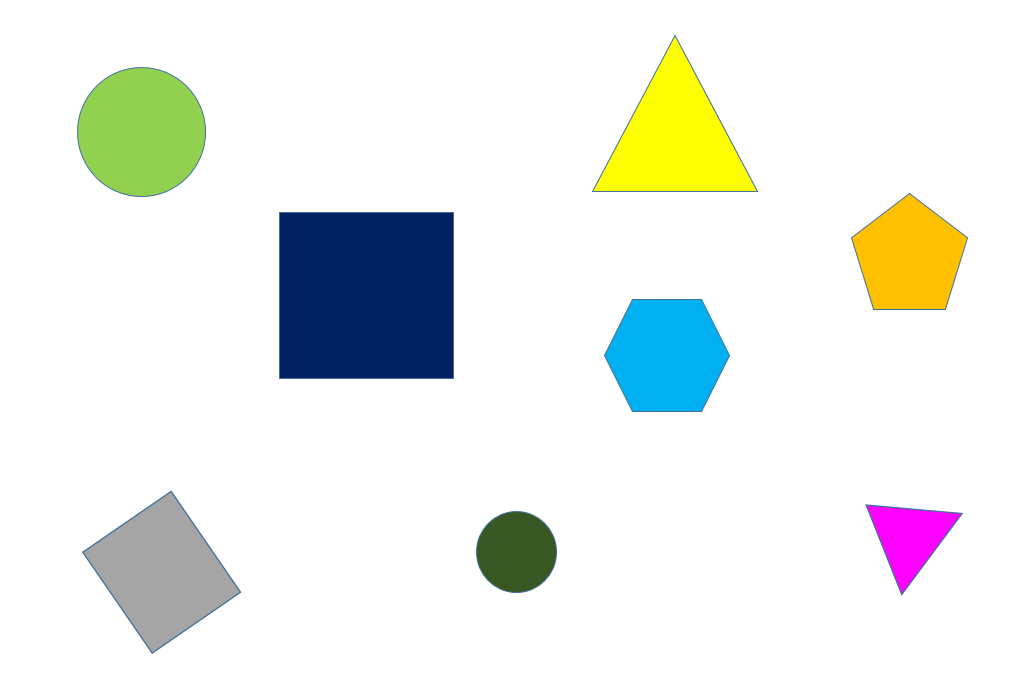
#> input picture image.PNG, 1023 x 698 px
$ python connect.py
#> lines starting #> are read from the running program, lines starting #| are printed output that depends on the picture; after the words box and inside, x2 and y2 are one past the last pixel; in counts of white or black regions, pixels touching at a corner belong together
import numpy as np
import cv2

img = cv2.imread('image.PNG')
#> img is the input picture: shape (698, 1023, 3); mean B, G, R 233.9, 238.4, 235.1

#converting to BnW
img_gray = cv2.cvtColor(img, cv2.COLOR_BGR2GRAY)
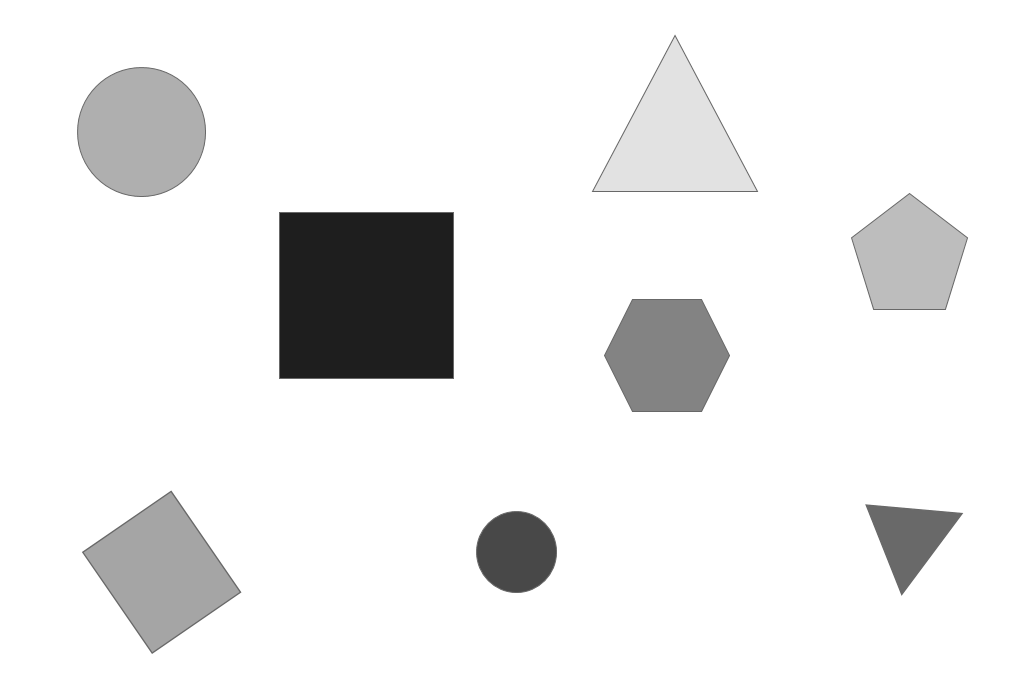
#> img_gray: shape (698, 1023); min 30, max 255, mean 236.9

#thresholding
ret, thresh = cv2.threshold(img_gray, 240, 255, 0)
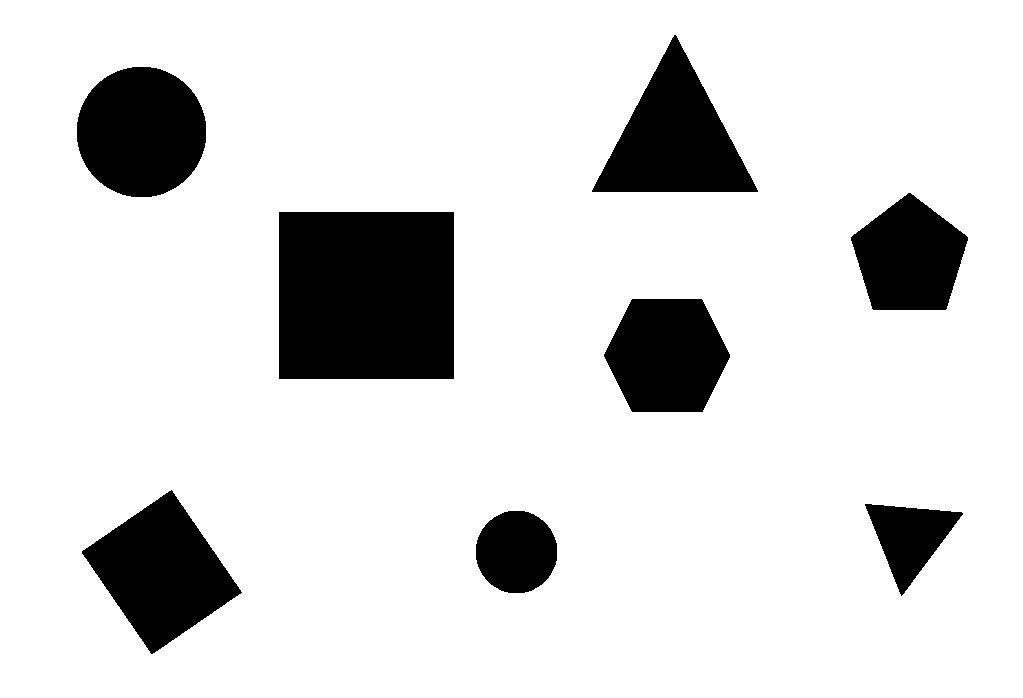
#> thresh: shape (698, 1023); 86% white; 8 black regions

#finding and printing no.of contours
contours, hierarchy = cv2.findContours(thresh, cv2.RETR_TREE, cv2.CHAIN_APPROX_NONE)
#> contours = 9 contours; largest, box (x1, y1, x2, y2) and area: (0, 0, 1023, 698) 712334, (278, 211, 455, 380) 29566, (81, 489, 243, 655) 13820, (591, 34, 759, 193) 13501, (76, 66, 207, 198) 13482
print(f"NUmber of contours = {str(len(contours))}")
#| NUmber of contours = 9

#drawing contours
cv2.drawContours(img, contours, -1, (255, 255, 255), 1)
#> img: shape (698, 1023, 3); 0.07% of pixels changed, all inside (x1, y1, x2, y2) = (77, 34, 969, 654)

#function to identify centroids
def identify_centroid(image, centroid):
    cent_moment = cv2.moments(centroid)
    centroid_x = int(cent_moment['m10']/cent_moment['m00'])
    centroid_y = int(cent_moment['m01']/cent_moment['m00'])

    return image

#identifying the centroids
for (i, c) in enumerate(contours):
    orig = identify_centroid(img, c)
#> this loop made 9 passes
#> (centroid_x in identify_centroid, centroid_y in identify_centroid) on passes 1 to 9: (511, 348), (516, 551), (909, 537), (161, 571), (666, 355), (366, 295), (909, 257), (141, 131), (674, 138)

#drawing lines
img = cv2.line(img, (141, 131), (516, 551), (0, 0, 0), 1)
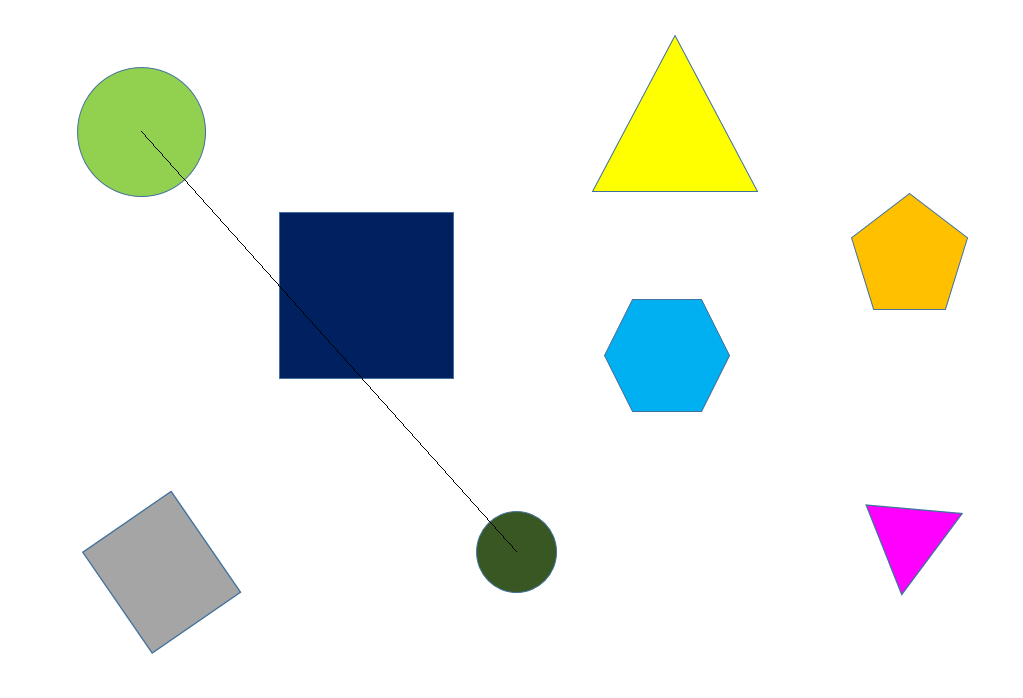
#> img: shape (698, 1023, 3); mean B, G, R 233.8, 238.2, 235
img = cv2.line(img, (516, 551), (666, 355), (0, 0, 0), 1)
#> img: shape (698, 1023, 3); 0.03% of pixels changed, all inside (x1, y1, x2, y2) = (517, 355, 667, 551)
img = cv2.line(img, (666, 355), (909, 257), (0, 0, 0), 1)
img = cv2.line(img, (909, 257), (366, 295), (0, 0, 0), 1)
img = cv2.line(img, (366, 295), (161, 571), (0, 0, 0), 1)
#> img: shape (698, 1023, 3); mean B, G, R 233.4, 237.9, 234.7
img = cv2.line(img, (161, 571), (674, 138), (0, 0, 0), 1)
img = cv2.line(img, (674, 138), (909, 537), (0, 0, 0), 1)
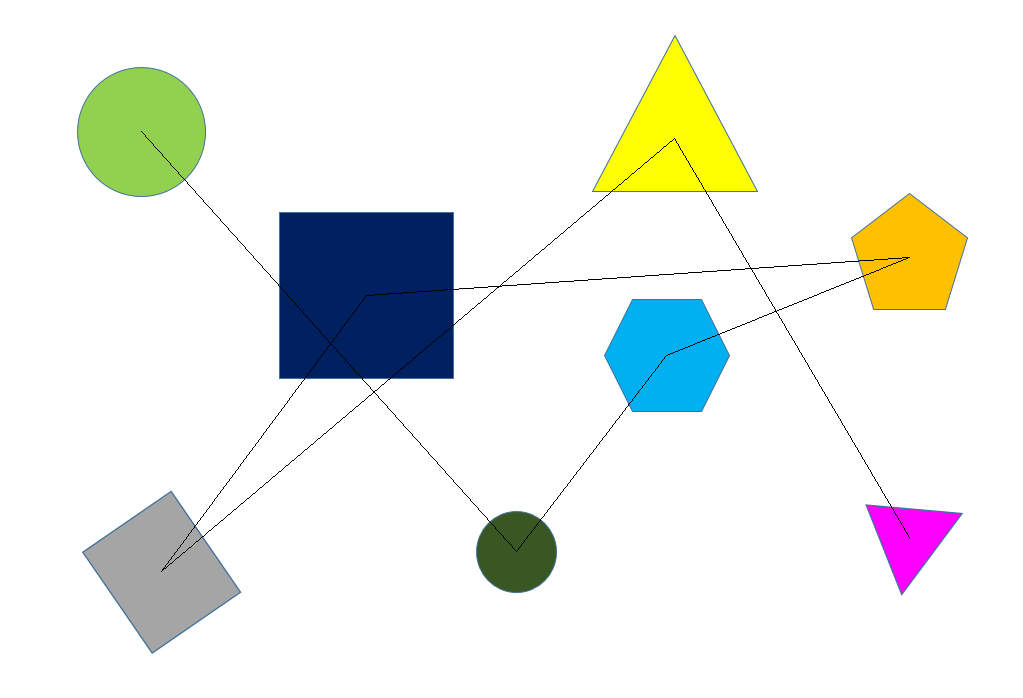
#> img: shape (698, 1023, 3); mean B, G, R 233.2, 237.6, 234.4

cv2.imshow('Image', img)
#cv2.imshow('BnW', img_gray)
#cv2.imshow('thresholded', thresh)

#Saving output
cv2.imwrite('Output.jpg', img)

cv2.waitKey(0)
cv2.destroyAllWindows
